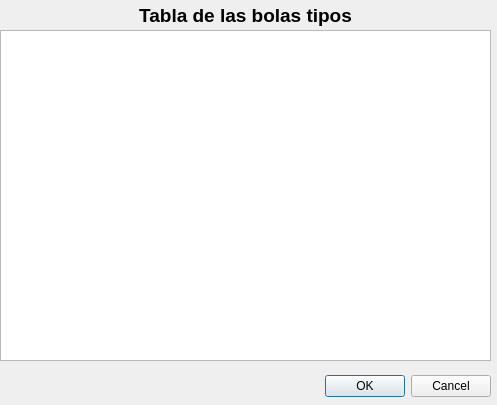
<?xml version="1.0" encoding="UTF-8"?>
<ui version="4.0">
 <class>DTablaTipos</class>
 <widget class="QDialog" name="DTablaTipos">
  <property name="geometry">
   <rect>
    <x>0</x>
    <y>0</y>
    <width>497</width>
    <height>405</height>
   </rect>
  </property>
  <property name="windowTitle">
   <string>Dialog</string>
  </property>
  <widget class="QDialogButtonBox" name="buttonBox">
   <property name="geometry">
    <rect>
     <x>150</x>
     <y>370</y>
     <width>341</width>
     <height>32</height>
    </rect>
   </property>
   <property name="orientation">
    <enum>Qt::Horizontal</enum>
   </property>
   <property name="standardButtons">
    <set>QDialogButtonBox::Cancel|QDialogButtonBox::Ok</set>
   </property>
  </widget>
  <widget class="QTableView" name="tablaBolas">
   <property name="geometry">
    <rect>
     <x>0</x>
     <y>30</y>
     <width>491</width>
     <height>331</height>
    </rect>
   </property>
  </widget>
  <widget class="QLabel" name="label">
   <property name="geometry">
    <rect>
     <x>0</x>
     <y>0</y>
     <width>491</width>
     <height>31</height>
    </rect>
   </property>
   <property name="font">
    <font>
     <pointsize>14</pointsize>
     <weight>75</weight>
     <bold>true</bold>
    </font>
   </property>
   <property name="text">
    <string>Tabla de las bolas tipos</string>
   </property>
   <property name="alignment">
    <set>Qt::AlignCenter</set>
   </property>
  </widget>
 </widget>
 <resources/>
 <connections>
  <connection>
   <sender>buttonBox</sender>
   <signal>accepted()</signal>
   <receiver>DTablaTipos</receiver>
   <slot>accept()</slot>
   <hints>
    <hint type="sourcelabel">
     <x>248</x>
     <y>254</y>
    </hint>
    <hint type="destinationlabel">
     <x>157</x>
     <y>274</y>
    </hint>
   </hints>
  </connection>
  <connection>
   <sender>buttonBox</sender>
   <signal>rejected()</signal>
   <receiver>DTablaTipos</receiver>
   <slot>reject()</slot>
   <hints>
    <hint type="sourcelabel">
     <x>316</x>
     <y>260</y>
    </hint>
    <hint type="destinationlabel">
     <x>286</x>
     <y>274</y>
    </hint>
   </hints>
  </connection>
 </connections>
</ui>
